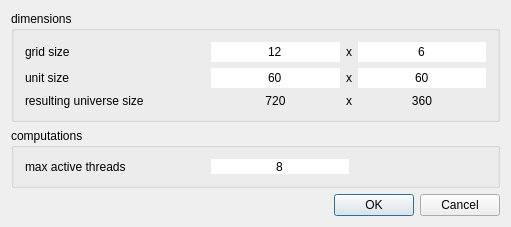
<?xml version="1.0" encoding="UTF-8"?>
<ui version="4.0">
 <class>SimulationConfigDialog</class>
 <widget class="QWidget" name="SimulationConfigDialog">
  <property name="geometry">
   <rect>
    <x>0</x>
    <y>0</y>
    <width>511</width>
    <height>211</height>
   </rect>
  </property>
  <property name="windowTitle">
   <string>simulation config</string>
  </property>
  <layout class="QGridLayout" name="gridLayout">
   <item row="0" column="0">
    <widget class="QGroupBox" name="groupBox">
     <property name="sizePolicy">
      <sizepolicy hsizetype="Preferred" vsizetype="Minimum">
       <horstretch>0</horstretch>
       <verstretch>0</verstretch>
      </sizepolicy>
     </property>
     <property name="minimumSize">
      <size>
       <width>0</width>
       <height>0</height>
      </size>
     </property>
     <property name="title">
      <string>dimensions</string>
     </property>
     <layout class="QGridLayout" name="gridLayout_2">
      <item row="0" column="0">
       <widget class="QLabel" name="label_4">
        <property name="text">
         <string>grid size</string>
        </property>
       </widget>
      </item>
      <item row="0" column="1">
       <widget class="QLineEdit" name="gridSizeXEdit">
        <property name="text">
         <string>12</string>
        </property>
        <property name="frame">
         <bool>false</bool>
        </property>
        <property name="alignment">
         <set>Qt::AlignCenter</set>
        </property>
       </widget>
      </item>
      <item row="0" column="2">
       <widget class="QLabel" name="label_5">
        <property name="text">
         <string>x</string>
        </property>
       </widget>
      </item>
      <item row="0" column="3">
       <widget class="QLineEdit" name="gridSizeYEdit">
        <property name="text">
         <string>6</string>
        </property>
        <property name="frame">
         <bool>false</bool>
        </property>
        <property name="alignment">
         <set>Qt::AlignCenter</set>
        </property>
       </widget>
      </item>
      <item row="1" column="0">
       <widget class="QLabel" name="label">
        <property name="text">
         <string>unit size</string>
        </property>
       </widget>
      </item>
      <item row="1" column="1">
       <widget class="QLineEdit" name="unitSizeXEdit">
        <property name="text">
         <string>60</string>
        </property>
        <property name="frame">
         <bool>false</bool>
        </property>
        <property name="alignment">
         <set>Qt::AlignCenter</set>
        </property>
       </widget>
      </item>
      <item row="1" column="2">
       <widget class="QLabel" name="label_2">
        <property name="text">
         <string>x</string>
        </property>
       </widget>
      </item>
      <item row="1" column="3">
       <widget class="QLineEdit" name="unitSizeYEdit">
        <property name="text">
         <string>60</string>
        </property>
        <property name="frame">
         <bool>false</bool>
        </property>
        <property name="alignment">
         <set>Qt::AlignCenter</set>
        </property>
       </widget>
      </item>
      <item row="2" column="0">
       <widget class="QLabel" name="label_7">
        <property name="minimumSize">
         <size>
          <width>180</width>
          <height>0</height>
         </size>
        </property>
        <property name="text">
         <string>resulting universe size</string>
        </property>
       </widget>
      </item>
      <item row="2" column="2">
       <widget class="QLabel" name="label_8">
        <property name="enabled">
         <bool>true</bool>
        </property>
        <property name="text">
         <string>x</string>
        </property>
       </widget>
      </item>
      <item row="2" column="1">
       <widget class="QLabel" name="universeSizeXLabel">
        <property name="text">
         <string>720</string>
        </property>
        <property name="alignment">
         <set>Qt::AlignCenter</set>
        </property>
       </widget>
      </item>
      <item row="2" column="3">
       <widget class="QLabel" name="universeSizeYLabel">
        <property name="text">
         <string>360</string>
        </property>
        <property name="alignment">
         <set>Qt::AlignCenter</set>
        </property>
       </widget>
      </item>
     </layout>
    </widget>
   </item>
   <item row="1" column="0">
    <widget class="QGroupBox" name="groupBox_4">
     <property name="sizePolicy">
      <sizepolicy hsizetype="Preferred" vsizetype="Minimum">
       <horstretch>0</horstretch>
       <verstretch>0</verstretch>
      </sizepolicy>
     </property>
     <property name="minimumSize">
      <size>
       <width>0</width>
       <height>60</height>
      </size>
     </property>
     <property name="title">
      <string>computations</string>
     </property>
     <layout class="QHBoxLayout" name="horizontalLayout">
      <item>
       <widget class="QLabel" name="label_6">
        <property name="minimumSize">
         <size>
          <width>180</width>
          <height>0</height>
         </size>
        </property>
        <property name="text">
         <string>max active threads</string>
        </property>
       </widget>
      </item>
      <item>
       <widget class="QLineEdit" name="maxThreadsEdit">
        <property name="text">
         <string>8</string>
        </property>
        <property name="frame">
         <bool>false</bool>
        </property>
        <property name="alignment">
         <set>Qt::AlignCenter</set>
        </property>
       </widget>
      </item>
      <item>
       <spacer name="horizontalSpacer">
        <property name="orientation">
         <enum>Qt::Horizontal</enum>
        </property>
        <property name="sizeHint" stdset="0">
         <size>
          <width>120</width>
          <height>20</height>
         </size>
        </property>
       </spacer>
      </item>
     </layout>
    </widget>
   </item>
   <item row="2" column="0">
    <widget class="QDialogButtonBox" name="buttonBox">
     <property name="orientation">
      <enum>Qt::Horizontal</enum>
     </property>
     <property name="standardButtons">
      <set>QDialogButtonBox::Cancel|QDialogButtonBox::Ok</set>
     </property>
    </widget>
   </item>
  </layout>
 </widget>
 <layoutdefault spacing="6" margin="11"/>
 <resources/>
 <connections/>
</ui>
